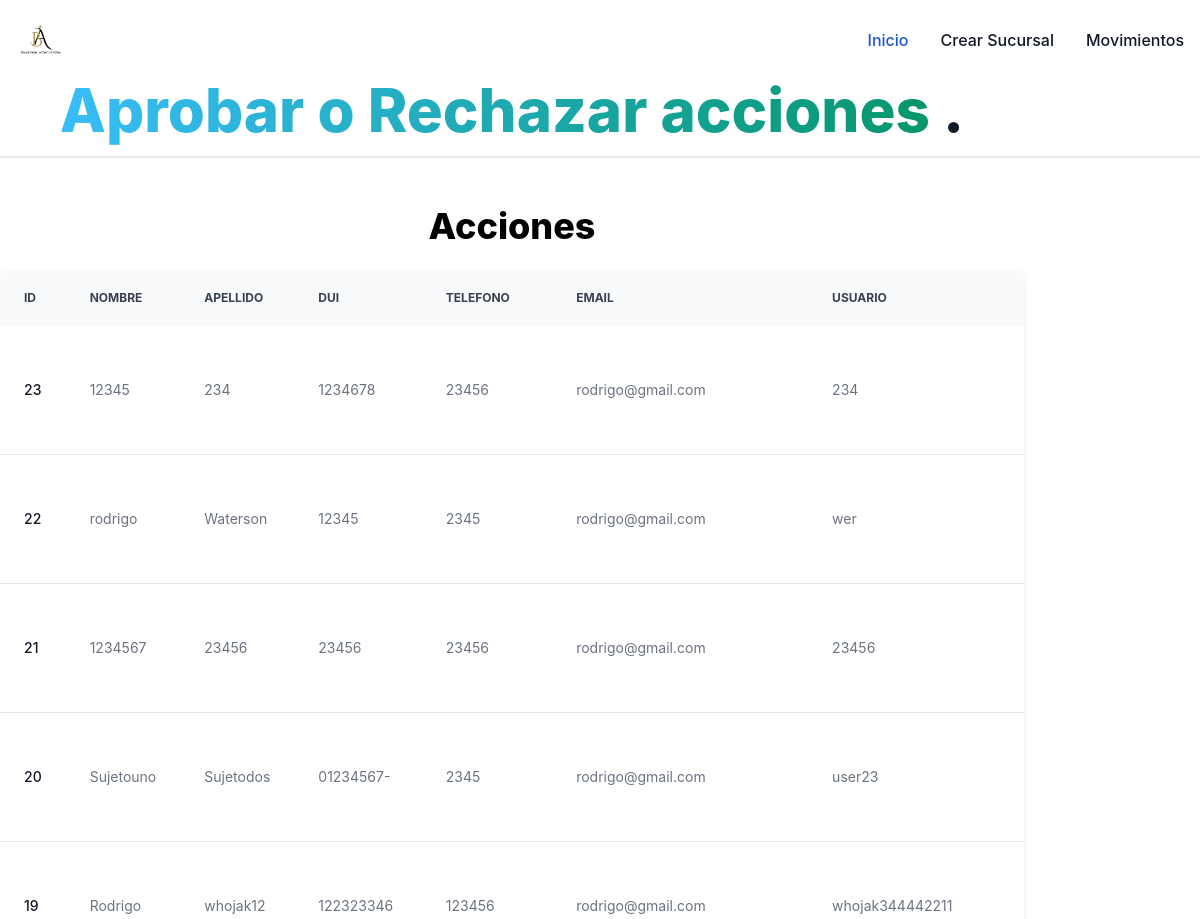
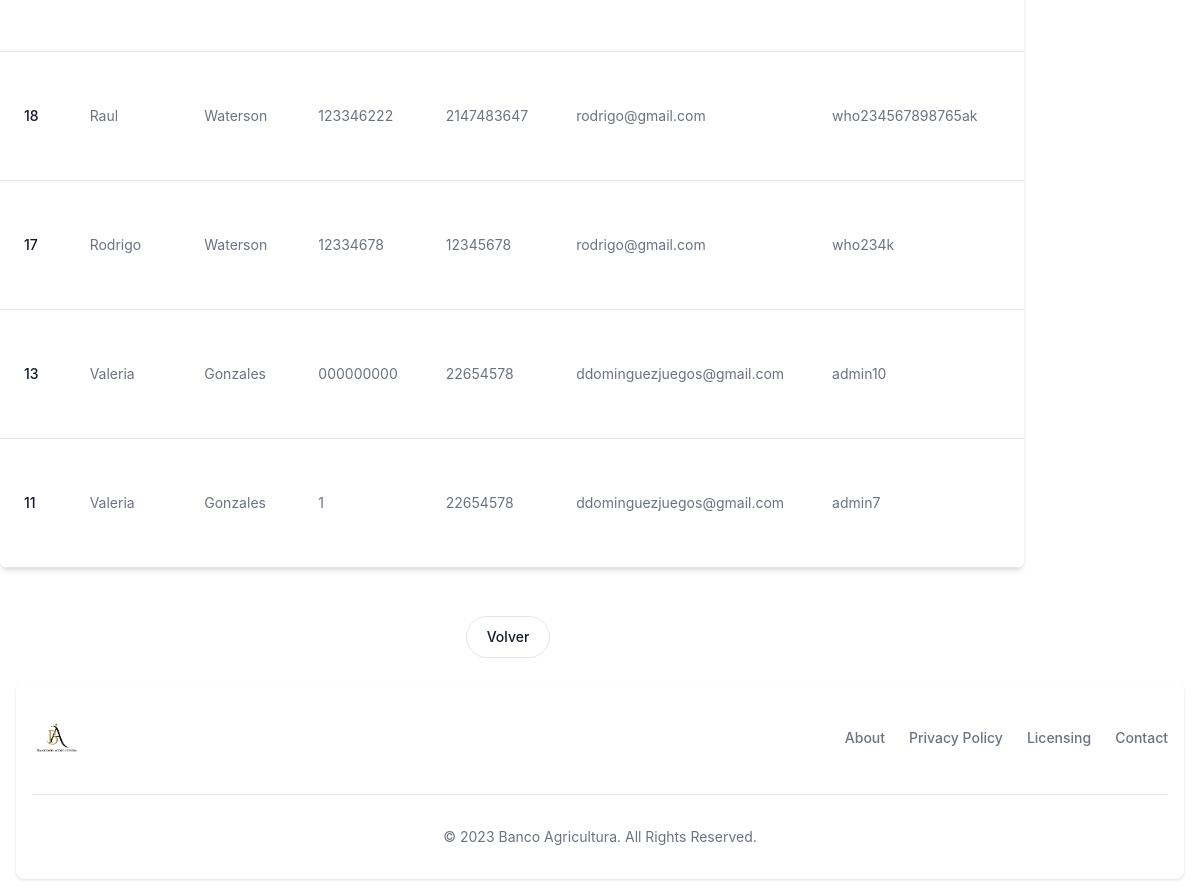
Screenshot of /GERENTE_BANCO/acciones_gerente.php with the database file from the repository (2 pictures, top to bottom).
### tables this page shows
CREATE TABLE `usuario` (
  `id` int(11) NOT NULL,
  `nombre` varchar(100) NOT NULL,
  `apellido` varchar(100) NOT NULL,
  `dui` varchar(10) NOT NULL,
  `numero_tel` int(11) NOT NULL,
  `correo` varchar(100) NOT NULL,
  `usuario` varchar(100) NOT NULL,
  `contrasena` varchar(15) NOT NULL,
  `estado` varchar(50) NOT NULL,
  `totem` varchar(6) DEFAULT NULL,
  `id_tipo` int(11) DEFAULT NULL,
  `rol` varchar(100) DEFAULT NULL,
  `id_socursal` int(11) DEFAULT NULL,
  `fecha_creacion` timestamp NOT NULL DEFAULT current_timestamp()
);

### GERENTE_BANCO/acciones_gerente.php (the view, shortened to what this page needs)
<!DOCTYPE html>
<html lang="en">
<head>
    <link href="https://cdnjs.cloudflare.com/ajax/libs/flowbite/2.3.0/flowbite.min.css" rel="stylesheet" />
    <link rel="stylesheet" href="css/style.css" />
</head>
<body>
    <nav class="bg-white border-gray-200 dark:bg-gray-900">
        <div class="max-w-screen-xl flex flex-wrap items-center justify-between mx-auto p-4">
            <a href="cliente.php" class="flex items-center space-x-3 rtl:space-x-reverse">
                <img src="img/logo1.png" class="h-12" alt="Logo" />
            </a>
            <div class="hidden w-full md:block md:w-auto" id="navbar-default">
                <ul class="font-medium flex flex-col p-4 md:p-0 mt-4 border border-gray-100 rounded-lg bg-gray-50 md:flex-row md:space-x-8 rtl:space-x-reverse md:mt-0 md:border-0 md:bg-white dark:bg-gray-800 md:dark:bg-gray-900 dark:border-gray-700">
                    <li>
                        <a href="gerente_banco.php" class="block py-2 px-3 text-white bg-blue-700 rounded md:bg-transparent md:text-blue-700 md:p-0 dark:text-white md:dark:text-blue-500" aria-current="page">Inicio</a>
                    </li>
                    <li>
                        <a href="crear_sucursal.php" class="block py-2 px-3 text-gray-900 rounded hover:bg-gray-100 md:hover:bg-transparent md:border-0 md:hover:text-blue-700 md:p-0 dark:text-white md:dark:hover:text-blue-500 dark:hover:bg-gray-700 dark:hover:text-white md:dark:hover:bg-transparent">Crear Sucursal</a>
                    </li>
                    <li>
                        <a href="movimientos.php" class="block py-2 px-3 text-gray-900 rounded hover:bg-gray-100 md:hover:bg-transparent md:border-0 md:hover:text-blue-700 md:p-0 dark:text-white md:dark:hover:text-blue-500 dark:hover:bg-gray-700 dark:hover:text-white md:dark:hover:bg-transparent">Movimientos</a>
                    </li>
                </ul>
            </div>
        </div>
    </nav>
    <div class="container">
        <h1 class="mb-4 text-3xl font-extrabold text-gray-900 dark:text-white md:text-5xl lg:text-6xl"><span class="text-transparent bg-clip-text bg-gradient-to-r to-emerald-600 from-sky-400">Aprobar o Rechazar acciones </span>.</h1>
    </div>
    <hr>
    <hr>
    <br>
    <br>
    <div class="container">
        <h2 class="text-4xl font-extrabold dark:text-white">Acciones</h2>
    </div>
    <br>
    <div class="container">
        <div class="relative overflow-x-auto shadow-md sm:rounded-lg">
            <table class="w-full text-sm text-left rtl:text-right text-gray-500 dark:text-gray-400">
                <thead class="text-xs text-gray-700 uppercase bg-gray-50 dark:bg-gray-700 dark:text-gray-400">
                    <tr>
                        <th scope="col" class="px-6 py-3">
                            ID
                        </th>
                        <th scope="col" class="px-6 py-3">
                            Nombre
                        </th>
                        <th scope="col" class="px-6 py-3">
                            Apellido
                        </th>
                        <th scope="col" class="px-6 py-3">
                            DUI
                        </th>
                        <th scope="col" class="px-6 py-3">
                            Telefono
                        </th>
                        <th scope="col" class="px-6 py-3">
                            Email
                        </th>
                        <th scope="col" class="px-6 py-3">
                            Usuario
                        </th>
                        <th scope="col" class="px-6 py-3">
                        </th>
                    </tr>
                </thead>
                <tbody>
                    <?php
                    $pdocn = Database::connect();
                    $sql = ('SELECT u.id, u.nombre, u.apellido, u.dui, u.numero_tel, u.correo, u.usuario, u.estado, u.rol,
                            t.tipo_usuario AS id_tipo,
                            s.nombre AS nombre_socursal,
                            u.id_socursal, u.fecha_creacion
                                FROM usuario u
                                JOIN tipo_usuario t ON u.id_tipo = t.id
                                JOIN socursal s ON u.id_socursal = s.id
                                WHERE u.estado = "Espera de aprobacion" AND  u.id_tipo = "2" ORDER BY u.id DESC; ');
                    foreach ($pdocn->query($sql) as $row) {
                        echo '<tr class="bg-white border-b dark:bg-gray-800 dark:border-gray-700 hover:bg-gray-50 dark:hover:bg-gray-600">
                                <td class="px-6 py-4 font-medium text-gray-900 whitespace-nowrap dark:text-white">' . $row["id"] . '</td>
                                <td class="px-6 py-4">' . $row["nombre"] . '</td>
                                <td class="px-6 py-4">' . $row["apellido"] . '</td>
                                <td class="px-6 py-4">' . $row["dui"] . '</td>
                                <td class="px-6 py-4">' . $row["numero_tel"] . '</td>
                                <td class="px-6 py-4">' . $row["correo"] . '</td>
                                <td class="px-6 py-4">' . $row["usuario"] . '</td>
                                <td class="px-6 py-4">' . $row["estado"] . '</td>
                                <td class="px-6 py-4">' . $row["id_tipo"] . '</td>
                                <td class="px-6 py-4">' . $row["rol"] . '</td>
                                <td class="px-6 py-4">' . $row["id_socursal"] . '</td>
                                <td class="px-6 py-4">
                                    <form method="post">
                                        <button type="submit" name="aceptar" value="' . $row["id"] . '" class="text-white bg-green-700 hover:bg-green-800 focus:outline-none focus:ring-4 focus:ring-green-300 font-medium rounded-full text-sm px-5 py-2.5 text-center me-2 mb-2 dark:bg-green-600 dark:hover:bg-green-700 dark:focus:ring-green-900">Aceptar</button>
                                        <button type="submit" name="rechazar" value="' . $row["id"] . '" class="text-white bg-red-700 hover:bg-red-800 focus:outline-none focus:ring-4 focus:ring-red-300 font-medium rounded-full text-sm px-5 py-2.5 text-center me-2 mb-2 dark:bg-red-600 dark:hover:bg-red-700 dark:focus:ring-red-900">Rechazar</button>
                                    </form>
                                </td>
                            </tr>';
                    }
                    ?>
                </tbody>
            </table>
        </div>
    </div>
</body>
</html>
<div class="container">
    <a href="gerente_banco.php" class="font-medium text-blue-600 dark:text-blue-500 hover:underline"> <button type="button" class="py-2.5 px-5 me-2 mb-2 text-sm font-medium text-gray-900 focus:outline-none bg-white rounded-full border border-gray-200 hover:bg-gray-100 hover:text-blue-700 focus:z-10 focus:ring-4 focus:ring-gray-100 dark:focus:ring-gray-700 dark:bg-gray-800 dark:text-gray-400 dark:border-gray-600 dark:hover:text-white dark:hover:bg-gray-700">Volver</button>
    </a>
</div>
<footer class="bg-white rounded-lg shadow dark:bg-gray-900 m-4">
    <div class="w-full max-w-screen-xl mx-auto p-4 md:py-8">
        <div class="sm:flex sm:items-center sm:justify-between">
            <a href="https://flowbite.com/" class="flex items-center mb-4 sm:mb-0 space-x-3 rtl:space-x-reverse">
                <img src="img/logo1.png" class="h-12" alt="Flowbite Logo" />
            </a>
            <ul class="flex flex-wrap items-center mb-6 text-sm font-medium text-gray-500 sm:mb-0 dark:text-gray-400">
                <li>
                    <a href="#" class="hover:underline me-4 md:me-6">About</a>
                </li>
                <li>
                    <a href="#" class="hover:underline me-4 md:me-6">Privacy Policy</a>
                </li>
                <li>
                    <a href="#" class="hover:underline me-4 md:me-6">Licensing</a>
                </li>
                <li>
                    <a href="#" class="hover:underline">Contact</a>
                </li>
            </ul>
        </div>
        <hr class="my-6 border-gray-200 sm:mx-auto dark:border-gray-700 lg:my-8" />
        <span class="block text-sm text-gray-500 sm:text-center dark:text-gray-400">© 2023
            <a href="https://flowbite.com/" class="hover:underline">Banco Agricultura</a>. All Rights Reserved.</span>
    </div>
</footer>
</body>
</html>

### GERENTE_BANCO/css/style.css (style rules this page uses)
.container { display: flex; justify-content: center; gap: 20px; flex-wrap: wrap; }

### rows the page displays
usuario: id "23", nombre "12345", apellido "234", dui "1234678", numero_tel "23456", correo "rodrigo@gmail.com", usuario "234"
usuario: id "22", nombre "rodrigo", apellido "Waterson", dui "12345", numero_tel "2345", correo "rodrigo@gmail.com", usuario "wer"
usuario: id "21", nombre "1234567", apellido "23456", dui "23456", numero_tel "23456", correo "rodrigo@gmail.com", usuario "23456"
usuario: id "20", nombre "Sujetouno", apellido "Sujetodos", dui "01234567-", numero_tel "2345", correo "rodrigo@gmail.com", usuario "user23"
usuario: id "19", nombre "Rodrigo", apellido "whojak12", dui "122323346", numero_tel "123456", correo "rodrigo@gmail.com", usuario "whojak344442211"
usuario: id "18", nombre "Raul", apellido "Waterson", dui "123346222", numero_tel "2147483647", correo "rodrigo@gmail.com", usuario "who234567898765ak"
usuario: id "17", nombre "Rodrigo", apellido "Waterson", dui "12334678", numero_tel "12345678", correo "rodrigo@gmail.com", usuario "who234k"
usuario: id "13", nombre "Valeria", apellido "Gonzales", dui "000000000", numero_tel "22654578", correo "ddominguezjuegos@gmail.com", usuario "admin10"
usuario: id "11", nombre "Valeria", apellido "Gonzales", dui "1", numero_tel "22654578", correo "ddominguezjuegos@gmail.com", usuario "admin7"
